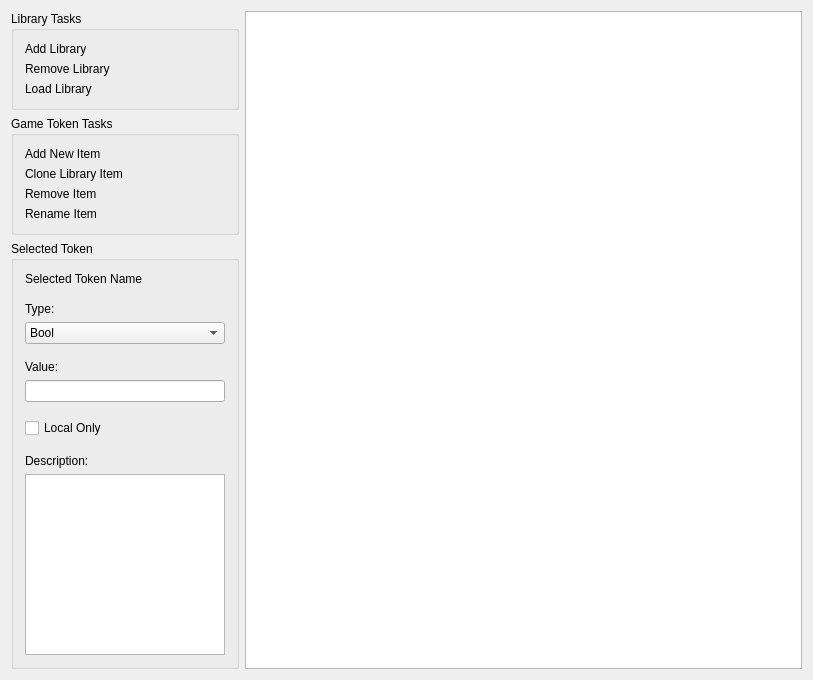
<?xml version="1.0" encoding="UTF-8"?>
<ui version="4.0">
 <class>GameTokenDialog</class>
 <widget class="QWidget" name="GameTokenDialog">
  <property name="geometry">
   <rect>
    <x>0</x>
    <y>0</y>
    <width>813</width>
    <height>680</height>
   </rect>
  </property>
  <property name="minimumSize">
   <size>
    <width>250</width>
    <height>680</height>
   </size>
  </property>
  <property name="windowTitle">
   <string>Widget</string>
  </property>
  <layout class="QGridLayout" name="gridLayout">
   <item row="0" column="0">
    <widget class="QCollapsibleGroupBox" name="GAME_TOKEN_LIBRARY_TASK_GPBOX">
     <property name="title">
      <string>Library Tasks</string>
     </property>
     <layout class="QVBoxLayout" name="verticalLayout">
      <item>
       <widget class="ClickableLabel" name="GAME_TOKEN_ADD_LIBRARY">
        <property name="text">
         <string>Add Library</string>
        </property>
       </widget>
      </item>
      <item>
       <widget class="ClickableLabel" name="GAME_TOKEN_REMOVE_LIBRARY">
        <property name="text">
         <string>Remove Library</string>
        </property>
       </widget>
      </item>
      <item>
       <widget class="ClickableLabel" name="GAME_TOKEN_LOAD_LIBRARY">
        <property name="text">
         <string>Load Library</string>
        </property>
       </widget>
      </item>
     </layout>
    </widget>
   </item>
   <item row="1" column="0">
    <widget class="QCollapsibleGroupBox" name="GAME_TOKEN_TASKS_GPBOX">
     <property name="title">
      <string>Game Token Tasks</string>
     </property>
     <layout class="QVBoxLayout" name="verticalLayout_2">
      <item>
       <widget class="ClickableLabel" name="GAME_TOKEN_ADD_ITEM">
        <property name="text">
         <string>Add New Item</string>
        </property>
       </widget>
      </item>
      <item>
       <widget class="ClickableLabel" name="GAME_TOKEN_CLONE_LIBRARY_ITEM">
        <property name="text">
         <string>Clone Library Item</string>
        </property>
       </widget>
      </item>
      <item>
       <widget class="ClickableLabel" name="GAME_TOKEN_REMOVE_ITEM">
        <property name="text">
         <string>Remove Item</string>
        </property>
       </widget>
      </item>
      <item>
       <widget class="ClickableLabel" name="GAME_TOKEN_RENAME_ITEM">
        <property name="text">
         <string>Rename Item</string>
        </property>
       </widget>
      </item>
     </layout>
    </widget>
   </item>
   <item row="2" column="0">
    <widget class="QCollapsibleGroupBox" name="GAME_TOKEN_SELECTED_TOKEN_GPBOX">
     <property name="title">
      <string>Selected Token</string>
     </property>
     <layout class="QVBoxLayout" name="verticalLayout_4" stretch="0,0,0,0,0,0,0,0,0,0,0,0,0">
      <item>
       <widget class="QLabel" name="GAME_TOKEN_SELECTED_TOKEN">
        <property name="text">
         <string>Selected Token Name</string>
        </property>
       </widget>
      </item>
      <item>
       <spacer name="verticalSpacer_1">
        <property name="orientation">
         <enum>Qt::Vertical</enum>
        </property>
        <property name="sizeType">
         <enum>QSizePolicy::Fixed</enum>
        </property>
        <property name="sizeHint" stdset="0">
         <size>
          <width>20</width>
          <height>10</height>
         </size>
        </property>
       </spacer>
      </item>
      <item>
       <widget class="QLabel" name="GAME_TOKEN_TYPE_TOKEN_LABEL">
        <property name="text">
         <string>Type:</string>
        </property>
       </widget>
      </item>
      <item>
       <widget class="QComboBox" name="GAME_TOKEN_TOKEN_TYPE_COMBO">
        <item>
         <property name="text">
          <string>Bool</string>
         </property>
        </item>
        <item>
         <property name="text">
          <string>Int</string>
         </property>
        </item>
        <item>
         <property name="text">
          <string>Float</string>
         </property>
        </item>
        <item>
         <property name="text">
          <string>String</string>
         </property>
        </item>
        <item>
         <property name="text">
          <string>Vec3</string>
         </property>
        </item>
       </widget>
      </item>
      <item>
       <spacer name="verticalSpacer_2">
        <property name="orientation">
         <enum>Qt::Vertical</enum>
        </property>
        <property name="sizeType">
         <enum>QSizePolicy::Fixed</enum>
        </property>
        <property name="sizeHint" stdset="0">
         <size>
          <width>20</width>
          <height>10</height>
         </size>
        </property>
       </spacer>
      </item>
      <item>
       <widget class="QLabel" name="GAME_TOKEN_VALUE_LABEL">
        <property name="text">
         <string>Value:</string>
        </property>
       </widget>
      </item>
      <item>
       <widget class="QLineEdit" name="GAME_TOKEN_VALUE_LINEEDIT">
        <property name="sizePolicy">
         <sizepolicy hsizetype="Preferred" vsizetype="Fixed">
          <horstretch>0</horstretch>
          <verstretch>0</verstretch>
         </sizepolicy>
        </property>
       </widget>
      </item>
      <item>
       <spacer name="verticalSpacer_4">
        <property name="orientation">
         <enum>Qt::Vertical</enum>
        </property>
        <property name="sizeType">
         <enum>QSizePolicy::Fixed</enum>
        </property>
        <property name="sizeHint" stdset="0">
         <size>
          <width>20</width>
          <height>10</height>
         </size>
        </property>
       </spacer>
      </item>
      <item>
       <widget class="QCheckBox" name="GAME_TOKEN_LOCAL_ONLY">
        <property name="text">
         <string>Local Only</string>
        </property>
       </widget>
      </item>
      <item>
       <spacer name="verticalSpacer_3">
        <property name="orientation">
         <enum>Qt::Vertical</enum>
        </property>
        <property name="sizeType">
         <enum>QSizePolicy::Fixed</enum>
        </property>
        <property name="sizeHint" stdset="0">
         <size>
          <width>20</width>
          <height>10</height>
         </size>
        </property>
       </spacer>
      </item>
      <item>
       <widget class="QLabel" name="GAME_TOKEN_DESCRIPTION_LABEL">
        <property name="text">
         <string>Description:</string>
        </property>
       </widget>
      </item>
      <item>
       <widget class="QTextEdit" name="GAME_TOKEN_DESCRIPTION_TEXTEDIT">
        <property name="sizePolicy">
         <sizepolicy hsizetype="Preferred" vsizetype="Expanding">
          <horstretch>0</horstretch>
          <verstretch>0</verstretch>
         </sizepolicy>
        </property>
        <property name="maximumSize">
         <size>
          <width>200</width>
          <height>16777215</height>
         </size>
        </property>
       </widget>
      </item>
     </layout>
    </widget>
   </item>
   <item row="3" column="0">
    <spacer name="verticalSpacer">
     <property name="orientation">
      <enum>Qt::Vertical</enum>
     </property>
     <property name="sizeHint" stdset="0">
      <size>
       <width>20</width>
       <height>10</height>
      </size>
     </property>
    </spacer>
   </item>
   <item row="0" column="1" rowspan="4">
    <widget class="GameTokenTreeView" name="treeWidgetItems"/>
   </item>
  </layout>
 </widget>
 <layoutdefault spacing="6" margin="11"/>
 <customwidgets>
  <customwidget>
   <class>QCollapsibleGroupBox</class>
   <extends>QGroupBox</extends>
   <header location="global">QtUI/QCollapsibleGroupBox.h</header>
   <container>1</container>
  </customwidget>
  <customwidget>
   <class>ClickableLabel</class>
   <extends>QLabel</extends>
   <header location="global">QtUI/ClickableLabel.h</header>
  </customwidget>
   <customwidget>
   <class>GameTokenTreeView</class>
   <extends>QTreeView</extends>
   <header location="global">GameTokens/GameTokenItem.h</header>
   <container>1</container>
  </customwidget>
 </customwidgets>
 <resources/>
 <connections/>
</ui>
